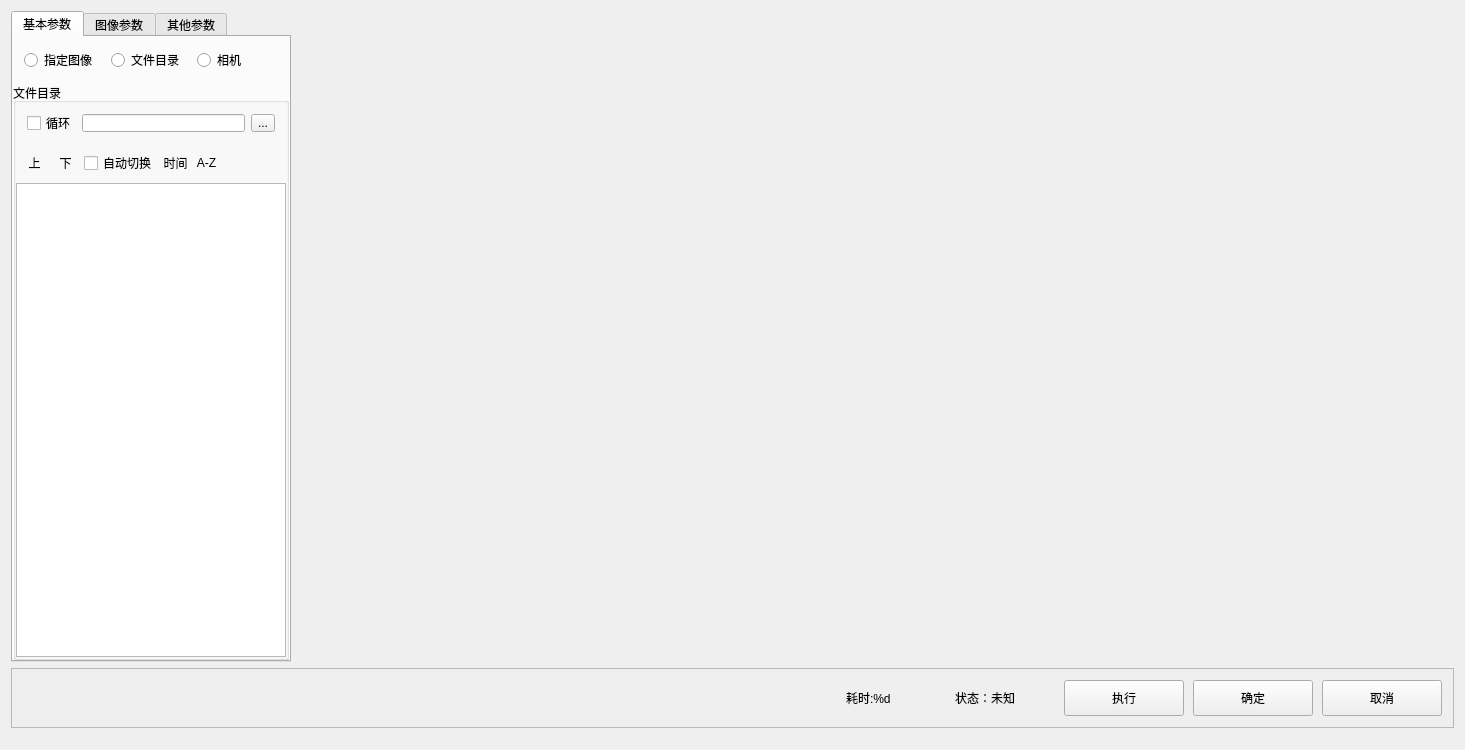
<?xml version="1.0" encoding="UTF-8"?>
<ui version="4.0">
 <class>CameraInputWidgetClass</class>
 <widget class="QWidget" name="CameraInputWidgetClass">
  <property name="geometry">
   <rect>
    <x>0</x>
    <y>0</y>
    <width>1465</width>
    <height>750</height>
   </rect>
  </property>
  <property name="windowTitle">
   <string>CameraInputWidget</string>
  </property>
  <layout class="QHBoxLayout" name="horizontalLayout_3">
   <property name="spacing">
    <number>0</number>
   </property>
   <property name="leftMargin">
    <number>0</number>
   </property>
   <property name="topMargin">
    <number>0</number>
   </property>
   <property name="rightMargin">
    <number>0</number>
   </property>
   <item>
    <widget class="QWidget" name="widget" native="true">
     <layout class="QGridLayout" name="gridLayout">
      <item row="0" column="1">
       <widget class="QWidget" name="widget_3" native="true">
        <property name="sizePolicy">
         <sizepolicy hsizetype="Expanding" vsizetype="Expanding">
          <horstretch>0</horstretch>
          <verstretch>0</verstretch>
         </sizepolicy>
        </property>
       </widget>
      </item>
      <item row="1" column="0" colspan="2">
       <widget class="QFrame" name="frame">
        <property name="maximumSize">
         <size>
          <width>16777215</width>
          <height>60</height>
         </size>
        </property>
        <property name="frameShape">
         <enum>QFrame::StyledPanel</enum>
        </property>
        <property name="frameShadow">
         <enum>QFrame::Raised</enum>
        </property>
        <layout class="QHBoxLayout" name="horizontalLayout_2">
         <property name="spacing">
          <number>9</number>
         </property>
         <item>
          <spacer name="horizontalSpacer">
           <property name="orientation">
            <enum>Qt::Horizontal</enum>
           </property>
           <property name="sizeHint" stdset="0">
            <size>
             <width>760</width>
             <height>20</height>
            </size>
           </property>
          </spacer>
         </item>
         <item>
          <widget class="QLabel" name="label">
           <property name="sizePolicy">
            <sizepolicy hsizetype="Expanding" vsizetype="Expanding">
             <horstretch>0</horstretch>
             <verstretch>0</verstretch>
            </sizepolicy>
           </property>
           <property name="maximumSize">
            <size>
             <width>100</width>
             <height>20</height>
            </size>
           </property>
           <property name="text">
            <string>耗时:%d</string>
           </property>
           <property name="alignment">
            <set>Qt::AlignJustify|Qt::AlignVCenter</set>
           </property>
          </widget>
         </item>
         <item>
          <widget class="QLabel" name="label_2">
           <property name="sizePolicy">
            <sizepolicy hsizetype="Expanding" vsizetype="Expanding">
             <horstretch>0</horstretch>
             <verstretch>0</verstretch>
            </sizepolicy>
           </property>
           <property name="maximumSize">
            <size>
             <width>100</width>
             <height>20</height>
            </size>
           </property>
           <property name="text">
            <string>状态：未知</string>
           </property>
           <property name="alignment">
            <set>Qt::AlignJustify|Qt::AlignVCenter</set>
           </property>
          </widget>
         </item>
         <item>
          <widget class="QPushButton" name="pushButton">
           <property name="sizePolicy">
            <sizepolicy hsizetype="Expanding" vsizetype="Expanding">
             <horstretch>0</horstretch>
             <verstretch>0</verstretch>
            </sizepolicy>
           </property>
           <property name="minimumSize">
            <size>
             <width>120</width>
             <height>0</height>
            </size>
           </property>
           <property name="maximumSize">
            <size>
             <width>120</width>
             <height>40</height>
            </size>
           </property>
           <property name="text">
            <string>执行</string>
           </property>
          </widget>
         </item>
         <item>
          <widget class="QPushButton" name="pushButton_2">
           <property name="sizePolicy">
            <sizepolicy hsizetype="Expanding" vsizetype="Expanding">
             <horstretch>0</horstretch>
             <verstretch>0</verstretch>
            </sizepolicy>
           </property>
           <property name="minimumSize">
            <size>
             <width>120</width>
             <height>0</height>
            </size>
           </property>
           <property name="maximumSize">
            <size>
             <width>120</width>
             <height>40</height>
            </size>
           </property>
           <property name="text">
            <string>确定</string>
           </property>
          </widget>
         </item>
         <item>
          <widget class="QPushButton" name="pushButton_3">
           <property name="sizePolicy">
            <sizepolicy hsizetype="Expanding" vsizetype="Expanding">
             <horstretch>0</horstretch>
             <verstretch>0</verstretch>
            </sizepolicy>
           </property>
           <property name="minimumSize">
            <size>
             <width>120</width>
             <height>0</height>
            </size>
           </property>
           <property name="maximumSize">
            <size>
             <width>120</width>
             <height>40</height>
            </size>
           </property>
           <property name="sizeIncrement">
            <size>
             <width>120</width>
             <height>40</height>
            </size>
           </property>
           <property name="text">
            <string>取消</string>
           </property>
          </widget>
         </item>
        </layout>
       </widget>
      </item>
      <item row="0" column="0">
       <widget class="QTabWidget" name="tabWidget">
        <property name="maximumSize">
         <size>
          <width>280</width>
          <height>16777215</height>
         </size>
        </property>
        <property name="sizeIncrement">
         <size>
          <width>280</width>
          <height>0</height>
         </size>
        </property>
        <property name="currentIndex">
         <number>0</number>
        </property>
        <widget class="QWidget" name="tab">
         <attribute name="title">
          <string>基本参数</string>
         </attribute>
         <layout class="QVBoxLayout" name="verticalLayout">
          <property name="spacing">
           <number>0</number>
          </property>
          <property name="leftMargin">
           <number>0</number>
          </property>
          <property name="topMargin">
           <number>0</number>
          </property>
          <property name="rightMargin">
           <number>0</number>
          </property>
          <property name="bottomMargin">
           <number>0</number>
          </property>
          <item>
           <widget class="QWidget" name="widget_2" native="true">
            <layout class="QHBoxLayout" name="horizontalLayout" stretch="1,1,1">
             <item>
              <widget class="QRadioButton" name="m_rad_1">
               <property name="sizePolicy">
                <sizepolicy hsizetype="Expanding" vsizetype="Fixed">
                 <horstretch>0</horstretch>
                 <verstretch>0</verstretch>
                </sizepolicy>
               </property>
               <property name="minimumSize">
                <size>
                 <width>80</width>
                 <height>0</height>
                </size>
               </property>
               <property name="text">
                <string>指定图像</string>
               </property>
              </widget>
             </item>
             <item>
              <widget class="QRadioButton" name="m_rad_2">
               <property name="sizePolicy">
                <sizepolicy hsizetype="Expanding" vsizetype="Fixed">
                 <horstretch>0</horstretch>
                 <verstretch>0</verstretch>
                </sizepolicy>
               </property>
               <property name="minimumSize">
                <size>
                 <width>80</width>
                 <height>0</height>
                </size>
               </property>
               <property name="text">
                <string>文件目录</string>
               </property>
              </widget>
             </item>
             <item>
              <widget class="QRadioButton" name="m_rad_3">
               <property name="sizePolicy">
                <sizepolicy hsizetype="Expanding" vsizetype="Fixed">
                 <horstretch>0</horstretch>
                 <verstretch>0</verstretch>
                </sizepolicy>
               </property>
               <property name="minimumSize">
                <size>
                 <width>80</width>
                 <height>0</height>
                </size>
               </property>
               <property name="text">
                <string>相机</string>
               </property>
              </widget>
             </item>
            </layout>
           </widget>
          </item>
          <item>
           <widget class="QStackedWidget" name="stackedWidget">
            <property name="currentIndex">
             <number>1</number>
            </property>
            <widget class="QWidget" name="m_page_1">
             <layout class="QVBoxLayout" name="verticalLayout_5">
              <property name="spacing">
               <number>0</number>
              </property>
              <property name="leftMargin">
               <number>0</number>
              </property>
              <property name="topMargin">
               <number>0</number>
              </property>
              <property name="rightMargin">
               <number>0</number>
              </property>
              <property name="bottomMargin">
               <number>0</number>
              </property>
              <item>
               <widget class="QGroupBox" name="groupBox_4">
                <property name="styleSheet">
                 <string notr="true"/>
                </property>
                <property name="title">
                 <string>指定图像</string>
                </property>
                <layout class="QVBoxLayout" name="verticalLayout_2">
                 <item>
                  <widget class="QWidget" name="widget_4" native="true">
                   <layout class="QGridLayout" name="gridLayout_2">
                    <property name="leftMargin">
                     <number>0</number>
                    </property>
                    <property name="topMargin">
                     <number>0</number>
                    </property>
                    <property name="rightMargin">
                     <number>0</number>
                    </property>
                    <property name="bottomMargin">
                     <number>0</number>
                    </property>
                    <property name="spacing">
                     <number>0</number>
                    </property>
                    <item row="0" column="0">
                     <spacer name="verticalSpacer">
                      <property name="orientation">
                       <enum>Qt::Vertical</enum>
                      </property>
                      <property name="sizeHint" stdset="0">
                       <size>
                        <width>20</width>
                        <height>40</height>
                       </size>
                      </property>
                     </spacer>
                    </item>
                    <item row="1" column="0">
                     <widget class="QRadioButton" name="m_rad_4">
                      <property name="text">
                       <string>选择文件</string>
                      </property>
                     </widget>
                    </item>
                    <item row="2" column="0" colspan="2">
                     <widget class="QStackedWidget" name="stackedWidget_2">
                      <property name="maximumSize">
                       <size>
                        <width>16777215</width>
                        <height>40</height>
                       </size>
                      </property>
                      <property name="currentIndex">
                       <number>0</number>
                      </property>
                      <widget class="QWidget" name="page_5">
                       <layout class="QHBoxLayout" name="horizontalLayout_4">
                        <item>
                         <widget class="QLineEdit" name="lineEdit"/>
                        </item>
                        <item>
                         <widget class="QToolButton" name="toolButton">
                          <property name="text">
                           <string>...</string>
                          </property>
                         </widget>
                        </item>
                       </layout>
                      </widget>
                      <widget class="QWidget" name="page_4">
                       <layout class="QHBoxLayout" name="horizontalLayout_5">
                        <item>
                         <widget class="QLineEdit" name="lineEdit_2"/>
                        </item>
                        <item>
                         <widget class="QToolButton" name="toolButton_2">
                          <property name="text">
                           <string>...</string>
                          </property>
                         </widget>
                        </item>
                        <item>
                         <widget class="QToolButton" name="toolButton_3">
                          <property name="text">
                           <string>...</string>
                          </property>
                         </widget>
                        </item>
                       </layout>
                      </widget>
                     </widget>
                    </item>
                    <item row="1" column="1">
                     <widget class="QRadioButton" name="m_rad_5">
                      <property name="text">
                       <string>链接路径</string>
                      </property>
                     </widget>
                    </item>
                    <item row="3" column="0">
                     <spacer name="verticalSpacer_2">
                      <property name="orientation">
                       <enum>Qt::Vertical</enum>
                      </property>
                      <property name="sizeHint" stdset="0">
                       <size>
                        <width>20</width>
                        <height>40</height>
                       </size>
                      </property>
                     </spacer>
                    </item>
                   </layout>
                  </widget>
                 </item>
                </layout>
               </widget>
              </item>
             </layout>
            </widget>
            <widget class="QWidget" name="m_page_2">
             <layout class="QHBoxLayout" name="horizontalLayout_8">
              <property name="spacing">
               <number>0</number>
              </property>
              <property name="leftMargin">
               <number>0</number>
              </property>
              <property name="topMargin">
               <number>0</number>
              </property>
              <property name="rightMargin">
               <number>0</number>
              </property>
              <property name="bottomMargin">
               <number>0</number>
              </property>
              <item>
               <widget class="QGroupBox" name="groupBox_3">
                <property name="title">
                 <string>文件目录</string>
                </property>
                <layout class="QVBoxLayout" name="verticalLayout_3">
                 <property name="spacing">
                  <number>0</number>
                 </property>
                 <property name="leftMargin">
                  <number>0</number>
                 </property>
                 <property name="topMargin">
                  <number>0</number>
                 </property>
                 <property name="rightMargin">
                  <number>0</number>
                 </property>
                 <property name="bottomMargin">
                  <number>0</number>
                 </property>
                 <item>
                  <widget class="QWidget" name="widget_5" native="true">
                   <property name="maximumSize">
                    <size>
                     <width>16777215</width>
                     <height>40</height>
                    </size>
                   </property>
                   <layout class="QHBoxLayout" name="horizontalLayout_6">
                    <item>
                     <widget class="QCheckBox" name="checkBox">
                      <property name="text">
                       <string>循环</string>
                      </property>
                     </widget>
                    </item>
                    <item>
                     <widget class="QLineEdit" name="lineEdit_3"/>
                    </item>
                    <item>
                     <widget class="QToolButton" name="toolButton_4">
                      <property name="text">
                       <string>...</string>
                      </property>
                     </widget>
                    </item>
                   </layout>
                  </widget>
                 </item>
                 <item>
                  <widget class="QWidget" name="widget_6" native="true">
                   <property name="maximumSize">
                    <size>
                     <width>16777215</width>
                     <height>40</height>
                    </size>
                   </property>
                   <layout class="QHBoxLayout" name="horizontalLayout_7">
                    <property name="leftMargin">
                     <number>6</number>
                    </property>
                    <item>
                     <widget class="QLabel" name="label_3">
                      <property name="minimumSize">
                       <size>
                        <width>25</width>
                        <height>0</height>
                       </size>
                      </property>
                      <property name="text">
                       <string>上</string>
                      </property>
                      <property name="alignment">
                       <set>Qt::AlignCenter</set>
                      </property>
                     </widget>
                    </item>
                    <item>
                     <widget class="QLabel" name="label_4">
                      <property name="minimumSize">
                       <size>
                        <width>25</width>
                        <height>0</height>
                       </size>
                      </property>
                      <property name="text">
                       <string>下</string>
                      </property>
                      <property name="alignment">
                       <set>Qt::AlignCenter</set>
                      </property>
                     </widget>
                    </item>
                    <item>
                     <widget class="QCheckBox" name="checkBox_2">
                      <property name="sizePolicy">
                       <sizepolicy hsizetype="Expanding" vsizetype="Expanding">
                        <horstretch>0</horstretch>
                        <verstretch>0</verstretch>
                       </sizepolicy>
                      </property>
                      <property name="minimumSize">
                       <size>
                        <width>60</width>
                        <height>0</height>
                       </size>
                      </property>
                      <property name="text">
                       <string>自动切换</string>
                      </property>
                     </widget>
                    </item>
                    <item>
                     <widget class="QLabel" name="label_5">
                      <property name="minimumSize">
                       <size>
                        <width>25</width>
                        <height>0</height>
                       </size>
                      </property>
                      <property name="text">
                       <string>时间</string>
                      </property>
                      <property name="alignment">
                       <set>Qt::AlignCenter</set>
                      </property>
                     </widget>
                    </item>
                    <item>
                     <widget class="QLabel" name="label_6">
                      <property name="minimumSize">
                       <size>
                        <width>25</width>
                        <height>0</height>
                       </size>
                      </property>
                      <property name="text">
                       <string>A-Z</string>
                      </property>
                      <property name="alignment">
                       <set>Qt::AlignCenter</set>
                      </property>
                     </widget>
                    </item>
                    <item>
                     <spacer name="horizontalSpacer_2">
                      <property name="orientation">
                       <enum>Qt::Horizontal</enum>
                      </property>
                      <property name="sizeHint" stdset="0">
                       <size>
                        <width>40</width>
                        <height>20</height>
                       </size>
                      </property>
                     </spacer>
                    </item>
                   </layout>
                  </widget>
                 </item>
                 <item>
                  <widget class="QListView" name="listView"/>
                 </item>
                </layout>
               </widget>
              </item>
             </layout>
            </widget>
            <widget class="QWidget" name="m_page_3">
             <layout class="QVBoxLayout" name="verticalLayout_4">
              <property name="spacing">
               <number>0</number>
              </property>
              <property name="leftMargin">
               <number>0</number>
              </property>
              <property name="topMargin">
               <number>0</number>
              </property>
              <property name="rightMargin">
               <number>0</number>
              </property>
              <property name="bottomMargin">
               <number>0</number>
              </property>
              <item>
               <widget class="QGroupBox" name="groupBox">
                <property name="title">
                 <string>相机模式</string>
                </property>
               </widget>
              </item>
              <item>
               <widget class="QGroupBox" name="groupBox_2">
                <property name="title">
                 <string>光源通讯</string>
                </property>
               </widget>
              </item>
             </layout>
            </widget>
           </widget>
          </item>
         </layout>
        </widget>
        <widget class="QWidget" name="tab_2">
         <attribute name="title">
          <string>图像参数</string>
         </attribute>
        </widget>
        <widget class="QWidget" name="tab_3">
         <attribute name="title">
          <string>其他参数</string>
         </attribute>
        </widget>
       </widget>
      </item>
     </layout>
    </widget>
   </item>
  </layout>
 </widget>
 <layoutdefault spacing="6" margin="11"/>
 <resources/>
 <connections/>
</ui>
